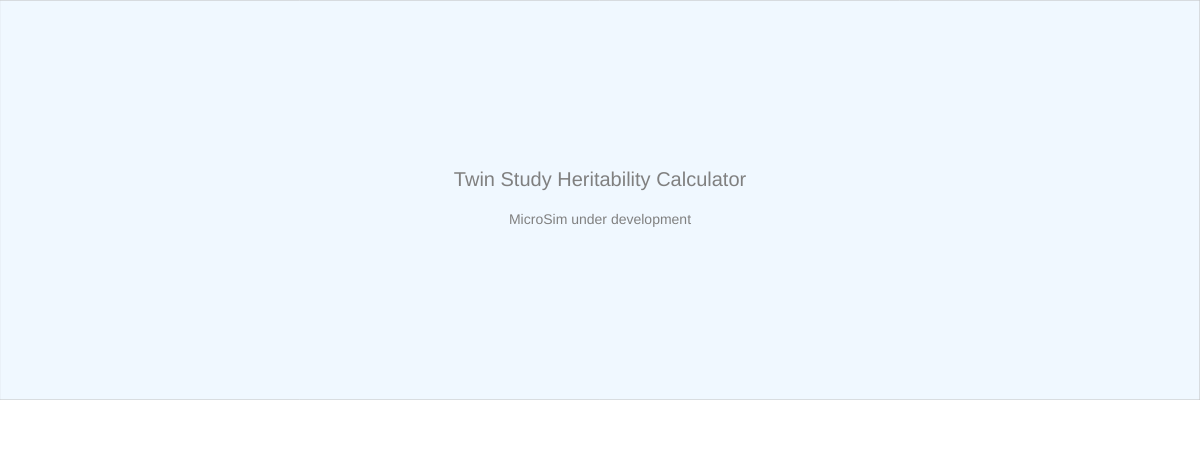
Frame 1 (no input)
Frame 60 (no input): identical to frame 1, image omitted
Frame 120 (the mouse pressed at the canvas centre since frame 60): identical to frame 1, image omitted

The p5.js sketch that drew this single still picture (run headless with seeded random() and noise() and a simulated clock; from frame 60 on, the mouse is pressed at the canvas centre):

// p5.js sketch
// ── sketch.js
// Twin Study Heritability Calculator
// CANVAS_HEIGHT: 450
let drawHeight = 400;
let controlHeight = 50;
let canvasWidth, canvasHeight;

function updateCanvasSize() {
    const container = document.querySelector('main');
    canvasWidth = container ? container.offsetWidth : windowWidth;
    canvasHeight = drawHeight + controlHeight;
}

function setup() {
    updateCanvasSize();
    const canvas = createCanvas(canvasWidth, canvasHeight);
    canvas.parent(document.querySelector('main'));
    textSize(16);
}

function draw() {
    // Drawing area
    fill('aliceblue');
    stroke('silver');
    strokeWeight(1);
    rect(0, 0, canvasWidth, drawHeight);

    // Control area
    fill('white');
    noStroke();
    rect(0, drawHeight, canvasWidth, controlHeight);

    // Placeholder text
    fill('gray');
    noStroke();
    textAlign(CENTER, CENTER);
    textSize(20);
    text('Twin Study Heritability Calculator', canvasWidth / 2, drawHeight / 2 - 20);
    textSize(14);
    text('MicroSim under development', canvasWidth / 2, drawHeight / 2 + 20);
}

function windowResized() {
    updateCanvasSize();
    resizeCanvas(canvasWidth, canvasHeight);
}

// ── main.html
<!DOCTYPE html>
<html lang="en">
<head>
    <meta charset="UTF-8">
    <meta name="viewport" content="width=device-width, initial-scale=1.0">
    <title>Twin Study Heritability Calculator</title>
    <script src="https://cdnjs.cloudflare.com/ajax/libs/p5.js/1.11.1/p5.min.js"></script>
    <style>
        body {
            margin: 0;
            padding: 0;
            overflow-x: hidden;
            font-family: Arial, Helvetica, sans-serif;
        }
        main {
            display: block;
            width: 100%;
            max-width: 100%;
            box-sizing: border-box;
        }
        canvas {
            display: block;
        }
    </style>
</head>
<body>
    <main></main>
    <script src="sketch.js"></script>
</body>
</html>
